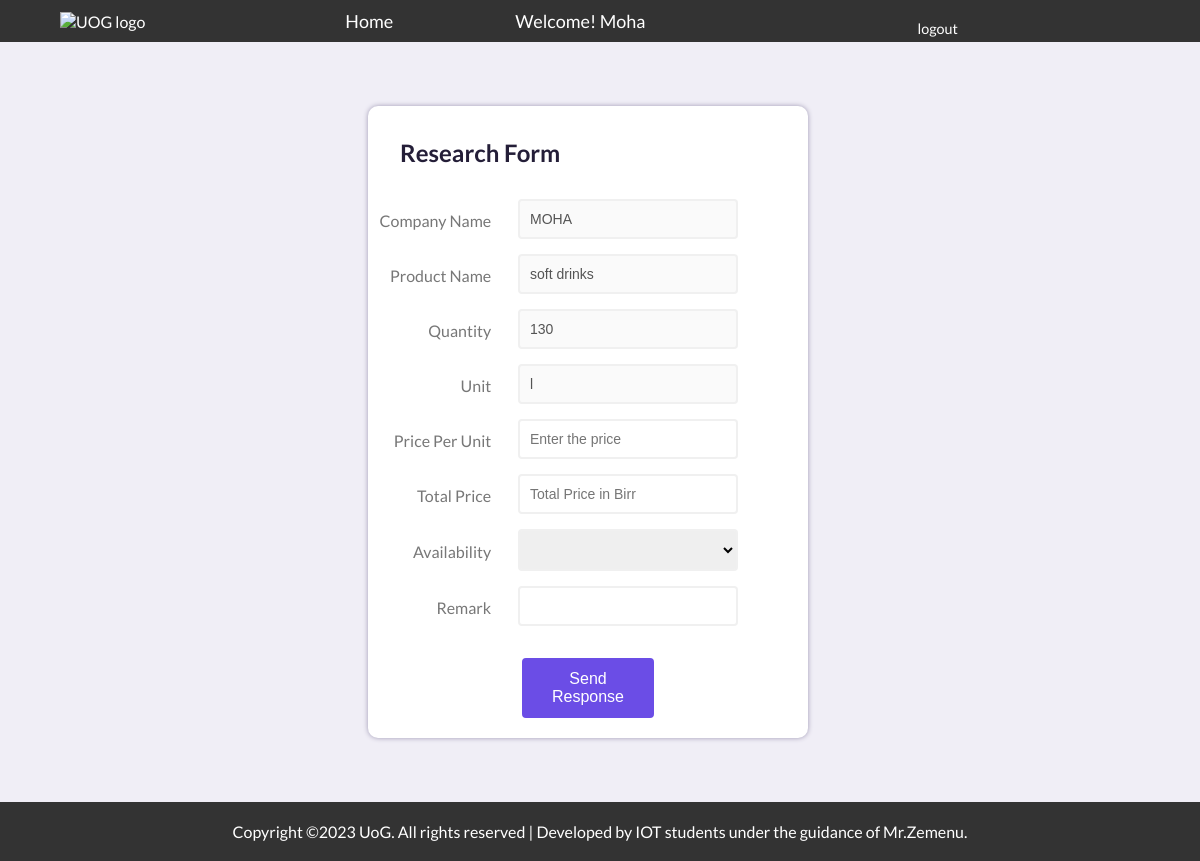
Page /response/1/ (signed in) on the committed database.
### researcher/models.py (models this page shows, shortened)
class Product(models.Model):
    Availability = (
        ('Yes','Yes'),
        ('No','No')
    )
    product_id = models.AutoField(primary_key=True)
    company_name = models.CharField(max_length=100)
    product_name = models.CharField(max_length=100)
    description = models.TextField(blank=True, null=True)
    quantity = models.IntegerField()
    unit = models.ForeignKey(Unit, on_delete=models.CASCADE, blank=True, null=True)
    price = models.DecimalField(max_digits=10, decimal_places=2, blank=True, null=True)
    total = models.DecimalField(max_digits=15, decimal_places=2, blank=True, null=True)
    availability = models.CharField(max_length=100, choices=Availability, blank=True, null=True)
    status = models.CharField(max_length=255, blank=True, null=True)
    remark = models.CharField(max_length=255, blank=True, null=True)
    date = models.DateTimeField(default=datetime.now)

class Unit(models.Model):
    unit_choice = models.CharField(max_length=255, blank=True, null=True)
    def __str__(self):
        return self.unit_choice

### company/views.py (the view, shortened to what this page needs)
# urls.py: path('response/<int:pk>/', views.response, name='response'),
@login_required(login_url='signin')
def response(request, pk):
    product_obj = Product.objects.get(product_id=pk)
    return render(request, 'response.html', {'product': product_obj})

### templates/response.html (shortened to what this page needs)
{% load static %}
<!DOCTYPE html>
<html lang="en">
  <head>
    <link rel="stylesheet" href="{% static 'css/styles.css' %}" />
    <link rel="stylesheet" href="{% static 'css/home.css' %}" />
  </head>
  <body">
  <header>
    <nav>
      <div class="logo">
        <img src="{% static 'img/UoG-Logo.png' %}" alt="UOG logo" />
      </div>
      <ul>
        <li><a href="/">Home</a></li>
        <li>Welcome! {{request.user.username|capfirst}}</li>
        <li class="btn"><a href="{% url 'logout' %}">logout</a></li>
      </ul>
    </nav>
  </header>
  <div class="form-main-container" >
    <div class="left"></div>
    <div class="middle form-middle">
      <form action="" class="form" method="POST" enctype="multipart/form-data">
        <h2>Research Form</h2>
        <div class="profile-form-control">
          <label for="company_name">Company Name</label>
          <input
            disabled
            value="{{product.company_name}}"
            name="company_name"
            type="text"
            id="company_name"
          />
        </div>
        <div class="profile-form-control">
          <label for="product_name">Product Name</label>
          <input
            disabled
            value="{{product.product_name}}"
            name="product_name"
            type="text"
            id="product_name"
            placeholder="Enter product name"
          />
        </div>
        <div class="profile-form-control">
          <label for="quantity">Quantity</label>
          <input
            disabled
            value="{{product.quantity}}"
            name="quantity"
            type="number"
            id="quantity"
            placeholder="Enter the quantity"
          />
        </div>
        <div class="profile-form-control">
          <label for="unit">Unit</label>
          <input
            disabled
            value="{{product.unit}}"
            name="unit"
            type="text"
            id="unit"
          />
        </div>
        <div class="profile-form-control">
          <label for="price">Price Per Unit</label>
          <input
          min="0"
            required
            name="price"
            type="number"
            id="price"
            placeholder="Enter the price"
            oninput="calculateTotal()"
          />
        </div>
        <div class="profile-form-control">
          <label for="total">Total Price</label>
          <input
          readonly
            name="total"
            type="number"
            id="total"
            placeholder="Total Price in Birr"
          />
        </div>
        <div class="profile-form-control">
          <label for="availability">Availability</label>
          <select id="availability" name="availability" required>
            <option selected disabled></option>
            <option value='Yes'>Yes, I have the product</option>
          </select>
        </div>
        <div class="profile-form-control">
          <label for="remark">Remark</label>
          <input
            name="remark"
            type="text"
            id="remark"
            value="{{product.remark}}"
          />
        </div>
        <div style="display: inline;">
          <button type="submit" style="margin-top: 2rem;">Send Response</button>
        </div>
      </form>
    </div>
    <div class="right"></div>
  </div>
  <footer>
    <p class="my-2">
      Copyright ©2023 UoG. All rights reserved | Developed by IOT students
      under the guidance of Mr.Zemenu.
    </p>
  </footer>
  </body>
</html>

### static/css/styles.css (style rules this page uses)
:root { --color-white: hsl(252, 30%, 100%); --color-light: hsl(252, 30%, 95%); --color-gray: hsl(252, 15%, 65%); --color-primary: hsl(252, 75%, 60%); --color-secondary: hsl(252, 100%, 90%); --color-success: hsl(120, 95%, 65%); --color-danger: hsl(0, 95%, 65%); --color-dark: hsl(252, 30%, 17%); --color-black: hsl(252, 30%, 10%); --border-radius: 2rem; --card-border-radius: 1rem; --btn-padding: 0.6rem 2rem; --search-padding: 0.6rem 1rem; --card-padding: 1rem; --sticky-top-left: 5.4rem; --sticky-top-right: -18rem; }
*, *::before, *::after { margin: 0; padding: 0; outline: 0; box-sizing: border-box; text-decoration: none; border: none; }
.btn { display: inline-block; padding: var(--btn-padding); font-weight: 500; border-radius: var(--border-radius); cursor: pointer; transition: all 300ms ease; font-size: 0.9rem; }
.form-main-container { width: 80%; margin: 4rem auto; display: grid; grid-template-columns: 18vw auto 20vw; gap: 2rem; }
.form-middle { border-radius: 10px; background-color: var(--color-white); box-shadow: 0 0 5px var(--color-gray); height: min-content; }
.form-middle h2 { margin: 2rem 2rem; }
.profile-form-control { margin-bottom: 15px; display: flex; justify-content: center; align-items: center; gap: 2rem; position: relative; }
.profile-form-control label { color: #777; margin-bottom: 5px; position: absolute; top: 30%; right: 72%; }
.profile-form-control input, .profile-form-control select, .profile-form-control textarea { border: 2px solid #f0f0f0; border-radius: 4px; display: block; width: 50%; padding: 10px; font-size: 14px; margin-left: 5rem; }
.form-middle button { cursor: pointer; background-color: var(--color-primary); border: 2px solid var(--color-primary); border-radius: 4px; color: #fff; display: block; font-size: 16px; padding: 10px; margin: 20px auto; width: 30%; }

### static/css/home.css (style rules this page uses)
* { margin: 0; padding: 0; box-sizing: border-box; }
header { background-color: #333; color: #fff; padding: 10px; }
nav { display: flex; align-items: center; gap: 200px; position: relative; }
nav .logo img { margin-left: 50px; width: 260px; height: 65px; }
nav ul { list-style: none; display: flex; justify-content: space-between; width: 300px; height: min-content; }
nav ul li { font-size: 18px; }
nav ul li a { color: #fff; text-decoration: none; }
nav ul li:nth-child(3) { position: absolute; right: 200px; }
footer { width: 100%; background-color: #333; color: #fff; text-align: center; padding: 20px; }

### rows in the picture
Product: company_name "MOHA", product_name "soft drinks", quantity "130", unit "l"

### other values in the picture
{{ request.user.username|capfirst }} "Moha"
